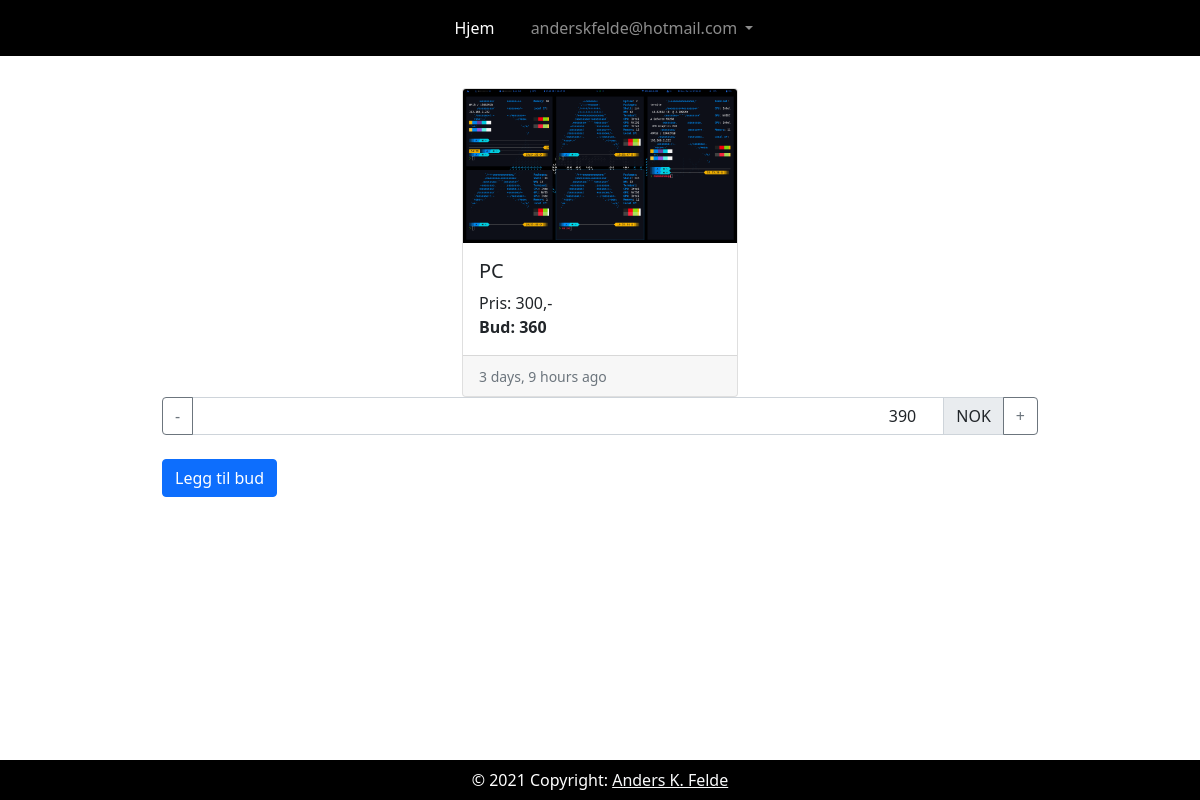
Screenshot of /item/10 (signed in) with the database file from the repository.
### webpage/submodels/item.py (models this page shows, shortened)
class Item(models.Model):
    name = models.CharField(max_length=30)
    price = models.IntegerField()
    image = models.ImageField(upload_to="webpage/images/items/")
    dato = models.DateTimeField(default=timezone.now)

### webpage/views/item.py (the view)
# urls.py: path("item/<str:itemId>", item.item, name="item"),
def item(request, itemId):
    if not verify.isInt(itemId) or not db.verifyItemId(itemId):
        messages.add_message(request, messages.INFO, "Id'en du oppga er feil")
        return redirect("/")
    if not request.user.is_authenticated:
        messages.add_message(request, messages.INFO,
                             'Vennligst logg inn for å by')
        return redirect("/logIn")
    item = []
    item.append(db.getItemById(itemId))
    item[0].bid, user = db.getHighestBidWithUser(itemId)
    nextBid, item[0].bid = getNextBid(item[0])
    if not user == None:
        if request.user.id == user.id:
            item[0].bid = str(item[0].bid) + " (du)"
            print("JOE MAMA 1")
        else:
            db.readNotification(request.user.id, item[0].id)
    return render(request,
                  'webpage/item.html',
                  context={
                      'itemId': itemId,
                      "items": item,
                      'nextBid': nextBid
                  })

### webpage/modules/database.py (called while the page is built)
    def getItemById(self, id):
        return Item.objects.get(id=id)

    def verifyItemId(self, id):
        return Item.objects.filter(id=id).exists()

    def bidExists(self, id):
        return Bid.objects.filter(item__id=id).exists()

    def getHighestBidWithUser(self, id):
        if self.bidExists(id):
            bid = Bid.objects.filter(item__id=id).order_by("-bid")[0]
            return bid.bid, bid.user
        return 0, None

    def readNotification(self, userId, itemId):
        print("JOEMAMA")
        notifications = Notification.objects.filter(user__id=userId,
                                                    item__id=itemId,
                                                    read=False)
        print(notifications)
        for notifi in notifications:
            notifi.read = True
            notifi.save()

### webpage/modules/verify.py (called while the page is built)
    def isInt(self, input):
        try:
            int(input)
            return True
        except:
            return False

### webpage/submodels/notification.py (called while the page is built)
    def __str__(self):
        return f"{self.user.username}: {self.bid},- ({self.item.name})"

### webpage/views/item.py (called while the page is built)
def getNextBid(item):
    if item.bid == 0:
        nextBid = int(item.price * 1.1)
        bid = "N/A"
    else:
        nextBid = item.bid + int(item.price * 0.1)
        bid = item.bid
    return nextBid, bid

### webpage/templates/webpage/item.html (shortened to what this page needs)
{% extends 'webpage/includes/base.html' %}
{% load static %}
{% block content %}
<div class="toast-container position-absolute p-3 top-5 end-0" id="itemToastContainer" style="z-index:100">
</div>
<div class="container mb-5 mt-3 w-75">
    {% include "webpage/includes/items.html" %}
    <div class="input-group mb-4">
        <button type="button" id="minusBidButton" class="btn btn-outline-secondary">-</button>
        <input id="bidInput" style="text-align:right" type="number" value="{{ nextBid }}" class="form-control" aria-label="Text input with segmented dropdown button">
        <span class="input-group-text">NOK</span>
        <button type="button" id="plussBidButton" class="btn btn-outline-secondary">+</button>
    </div>
    <button id="submitBid" type="button" class="btn btn-primary position-relative end-0">Legg til bud</button>
</div>
{% endblock content %}

### webpage/templates/webpage/includes/navbar.html (shortened to what this page needs)
{% load static %}
<nav class="navbar navbar-expand-sm smart-scroll sticky-top navbar-dark">
    <ul class="list-inline text-center">
        <li class="list-inline-item">
            <a class="nav-link" id="hjem" href="/">Hjem</a>
        </li>
        {% if user.is_authenticated %}
        <li class="list-inline-item">
            <div class="collapse navbar-collapse" id="navbarNavDarkDropdown">
                <ul class="navbar-nav">
                    <li class="nav-item dropdown">
                        <a class="nav-link dropdown-toggle" href="#" id="user" role="button" data-bs-toggle="dropdown" aria-expanded="false">
                            {{ user.get_username }}
                        </a>
                    </li>
                </ul>
            </div>
        </li>
        {% else %}
        <li class="list-inline-item">
            <a class="nav-link" id="logIn" href="/logIn">Logg inn</a>
        </li>
        {% endif %}
    </ul>
</nav>

### webpage/templates/webpage/includes/items.html (shortened to what this page needs)
{% load static %}
{% load humanize %}
<div class="row justify-content-center row-cols-md-2 row-cols-lg-3 row-cols-sm-1">
    {% for item in items %}
    <div class="col mt-3">
        <div id="item-{{item.id}}" class="card h-100 item-clickable clickable">
            <img class="card-img-top " src="{% static item.image %}" alt="{{ item.name }}-image">
            <div class="card-body">
                <h5 class="card-title">{{ item.name }}</h5>
                <p class="card-text">Pris: <span id="priceSpan">{{item.price}}</span>,-<br><b>Bud: <span id="bidSpan">{{item.bid}}</span></b></p>
            </div>
            <div class="card-footer">
                <small class="text-muted">{{ item.dato|naturaltime }}</small>
            </div>
        </div>
    </div>
    {% endfor %}
</div>

### webpage/static/webpage/css/main.css (style rules this page uses)
.navbar { display: inline-block; float: none; vertical-align: top; text-align: center; width: 100%; background-color: black; }
.navbar .collapse { text-align: center; width: 100%; }
.navbar .list-inline { width: 100%; margin-bottom: 0px; }
.navbar .nav-link { color: gray; }
.smart-scroll { position: fixed; top: 0; right: 0; left: 0; z-index: 1030; }

### rows the page displays
Item: image (picture), name "PC", price "300", bid "360", dato "3 days, 9 hours ago"

### other values shown
{{ user.get_username }} "anderskfelde@hotmail.com"
